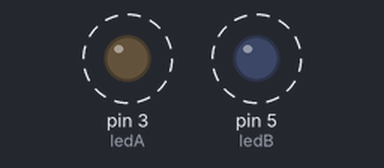
Bench run of a sketch on a simulated Arduino Uno, built with avr-gcc and run on an emulated ATmega328P. Shown: output pins drawn as LEDs (lit = HIGH). Dashed ring = blinking.

Above: at 0.15 s.
Timing chart, 0 to 3.2 s (numbered marks = the images above):
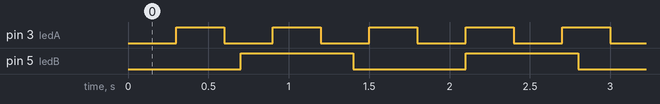

The sketch:

LED_Ex.ino
```cpp
const int ledA = 3;
const int ledB = 5;
int ledAState = LOW;
int ledBState = LOW;

unsigned long pastA = 0;
unsigned long pastB = 0;

const long timeA = 300;
const long timeB = 700;

void setup()
{
  pinMode(ledA, OUTPUT);
  pinMode(ledB, OUTPUT);
}

void loop()
{
  unsigned long nowA = millis();

  if (nowA - pastA >= timeA) {
    pastA = nowA;
    if (ledAState == LOW) {
      ledAState = HIGH;
    } else {
      ledAState = LOW;
    }
    digitalWrite(ledA, ledAState);
  }

  unsigned long nowB = millis();

  if (nowB - pastB >= timeB) {
    pastB = nowB;
    if (ledBState == LOW) {
      ledBState = HIGH;
    } else {
      ledBState = LOW;
    }
    digitalWrite(ledB, ledBState);
  }
}
```

Measured:
- by itself, pin 3 (ledA): alternates HIGH for 0.30 s and LOW for 0.30 s
- by itself, pin 5 (ledB): alternates HIGH for 0.70 s and LOW for 0.70 s
- by itself, everything shown: repeats every 4.2 s, in 18 steps
